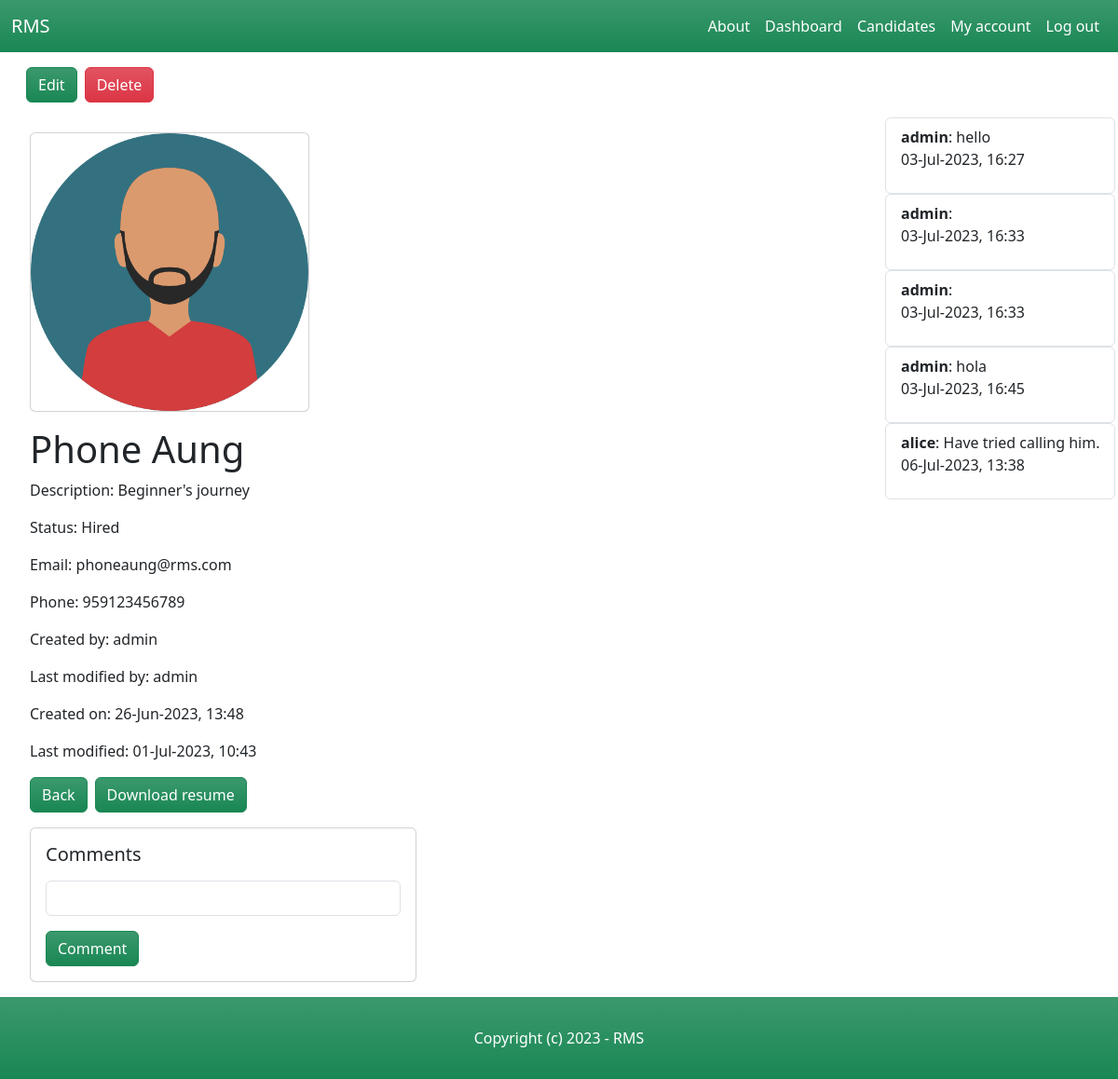
/dashboard/candidates/6/ (signed in), run on the app's committed database.
### candidate/models.py (models this page shows, shortened)
class Candidate(models.Model):
    NEW = 'new'
    CONTACTED = 'contacted'
    INTERVIEWED = 'interviewed'
    HIRED = 'hired'
    REJECTED = 'rejected'
    CHOICES_STATUS = (
        (NEW, 'New'),
        (CONTACTED, 'Contacted'),
        (INTERVIEWED, 'Interviewed'),
        (HIRED, 'Hired'),
        (REJECTED, 'Rejected'),
    )
    name = models.CharField(max_length=255)
    description = models.TextField(blank=True, null=True)
    status = models.CharField(max_length=11, choices=CHOICES_STATUS, default=NEW)
    email = models.EmailField()
    phone = models.PositiveIntegerField()
    image = models.ImageField(upload_to='candidate_images', default='default_image.jpg', blank=True, null=True)
    resume = models.FileField(upload_to='resumes/', blank=True, null=True)
    is_active = models.BooleanField(default=True)
    created_by = models.ForeignKey(User, related_name='candidates', on_delete=models.CASCADE)
    created_at = models.DateTimeField(auto_now_add=True)
    modified_at = models.DateTimeField(auto_now=True)
    last_modified_by = models.ForeignKey(User, related_name='candidate', blank=True, null=True, on_delete=models.CASCADE)

class Comment(models.Model):
    candidate = models.ForeignKey(Candidate, related_name='comments', blank=True, null=True, on_delete=models.CASCADE)
    members = models.ForeignKey(User, related_name='comments', blank=True, null=True, on_delete=models.CASCADE)
    comment = models.TextField()
    created_at = models.DateTimeField(auto_now_add=True)

### candidate/views.py (the view)
# urls.py: path('<int:pk>/', views.candidate_details, name='candidate_details'),
@login_required
def candidate_details(request, pk):
    candidate = get_object_or_404(Candidate, is_active=True, pk=pk)
    comments = Comment.objects.filter(candidate=candidate)
    return render(request, 'candidate/candidate_details.html', {
        'candidate': candidate,
        'comments': comments,
    })

### candidate/templates/candidate/candidate_details.html (shortened to what this page needs)
{% extends 'core/base.html' %}
{% block content %}
    <div class="row mx-3">
        <div class="d-grid my-3 gap-2 d-md-flex">
            <button class="btn btn-success bg-gradient"><a class="nav-link text-white" href="{% url 'edit_candidate' candidate.id %}">Edit</a></button>
            <button class="btn btn-danger bg-gradient"><a class="nav-link text-white" href="{% url 'delete_candidate' candidate.id %}">Delete</a></button>
        </div>
    </div>
    <div class="row">
        <div class="col-md-9 mx-3">
            <div class="card mx-3 my-3" style="width: 300px;">
                <img src="{{ candidate.image.url }}" class="card-img-top" alt="{{ candidate.name }}">
            </div>
            <div class="mx-3 my-3">
                <h1>{{ candidate.name }}</h1>
                {% if candidate.description %}
                    <p>Description: {{ candidate.description }}</p>
                {% endif %}
                <p>Status: {{ candidate.get_status_display }}</p>
                <p>Email: {{ candidate.email }}</p>
                <p>Phone: {{ candidate.phone }}</p>
                <p>Created by: {{ candidate.created_by }}</p>
                <p>Last modified by: {{ candidate.last_modified_by }}</p>
                <p>Created on: {{ candidate.created_at|date:"d-M-Y, H:i" }}</p>
                <p>Last modified: {{ candidate.modified_at|date:"d-M-Y, H:i" }}</p>
            </div>
            <div class="d-grid mx-3 my-3 gap-2 d-md-flex">
                <button type="submit" class="btn btn-success bg-gradient"><a class="nav-link text-white" href="{% url 'candidates_list' %}">Back</a></button>
                {% if candidate.resume %}
                    <button type="submit" class="btn btn-success bg-gradient"><a style="text-decoration:none" href="{{ candidate.resume.url }}" class="text-white" download>Download resume</a></button>
                {% else %}
                    <button type="submit" class="btn btn-success bg-gradient"><a style="text-decoration:none" href="{% url 'edit_candidate' candidate.id %}" class="text-white">Upload resume</a></button>
                {% endif %}
            </div>
            <div class="col-md-6">
                <div class="card mx-3 my-3">
                    <div class="card-body">
                        <h5 class="card-title">Comments</h5>
                        <form method="post" action="{% url 'comment_candidate' candidate.id %}">
                            <input class="my-3 form-control" type="text" name="comment">
                            <button class="btn btn-success bg-gradient"><a class="nav-link text-white">Comment</a></button>
                        </form>
                    </div>
                </div>
            </div>
        </div>
        <div class="col-auto">
            {% for comment in comments %}
                <ul class="list-group">
                    <li class="list-group-item">
                        <strong>{{ comment.members }}</strong>: {{ comment.comment }}
                        <p>{{ comment.created_at|date:"d-M-Y, H:i" }}</p>
                    </li>
                </ul>
            {% endfor %}
        </div>
    </div>
{% endblock %}

### data on the page
Candidate: image (picture), name "Phone Aung", description "Beginner's journey", status "Hired", email "phoneaung@rms.com", phone "959123456789", created_by "admin", last_modified_by "admin", created_at "26-Jun-2023, 13:48", modified_at "01-Jul-2023, 10:43"
Comment: members "admin", comment "hello", created_at "03-Jul-2023, 16:27"
Comment: members "admin", created_at "03-Jul-2023, 16:33"
Comment: members "admin", created_at "03-Jul-2023, 16:33"
Comment: members "admin", comment "hola", created_at "03-Jul-2023, 16:45"
Comment: members "alice", comment "Have tried calling him.", created_at "06-Jul-2023, 13:38"
